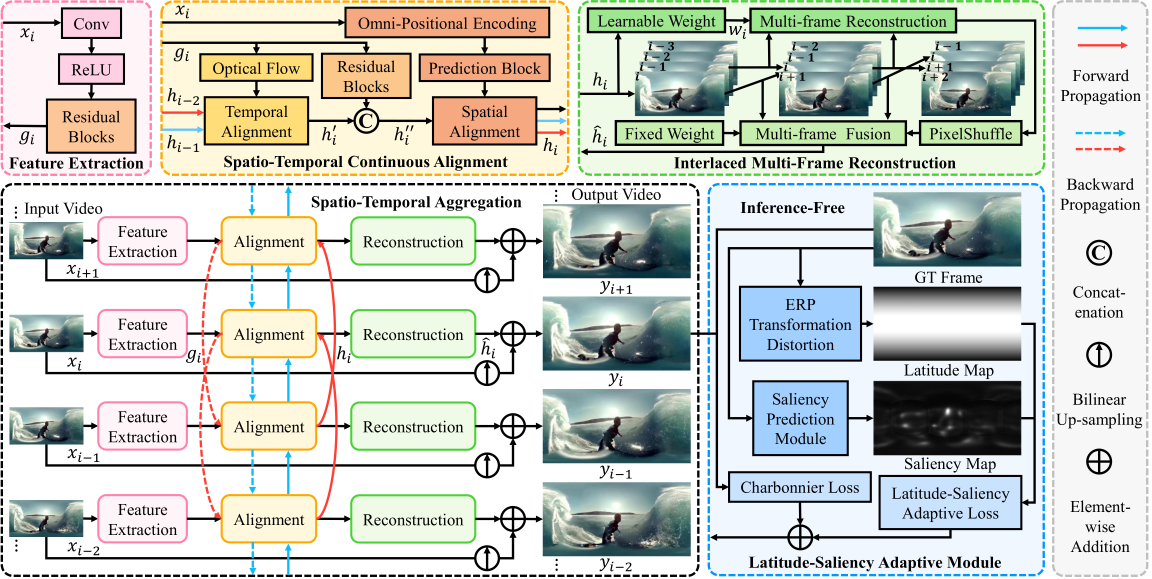
#> input picture assets/framework.png, 4607 x 2315 px (shown at 1/4 size)
$ python make_compare_video.py --lr-dir ../assets --sr-dir ../assets --out-dir out
#> lines starting #> are read from the running program, lines starting #| are printed output that depends on the picture
"""Build comparison frames: LR (bicubic-upscaled) | SR, side by side.

Writes side-by-side PNGs to an output dir; ffmpeg then muxes them into mp4.
"""
import argparse
import os
from glob import glob

import cv2
import numpy as np


def label(img, text):
    cv2.rectangle(img, (0, 0), (10 + 22 * len(text), 60), (0, 0, 0), -1)
    cv2.putText(img, text, (10, 42), cv2.FONT_HERSHEY_SIMPLEX, 1.3,
                (255, 255, 255), 3, cv2.LINE_AA)
    return img


def main():
    ap = argparse.ArgumentParser()
    ap.add_argument('--lr-dir', required=True)
    ap.add_argument('--sr-dir', required=True)
    ap.add_argument('--out-dir', required=True)
    args = ap.parse_args()
    os.makedirs(args.out_dir, exist_ok=True)

    sr_files = sorted(glob(os.path.join(args.sr_dir, '*.png')))
    n = 0
    for sr_path in sr_files:
        name = os.path.basename(sr_path)
        lr_path = os.path.join(args.lr_dir, name)
        if not os.path.exists(lr_path):
            continue
        sr = cv2.imread(sr_path)
#> sr is the input picture: shape (2315, 4607, 3); mean B, G, R 197.7, 204.7, 201.3
        lr = cv2.imread(lr_path)
        h, w = sr.shape[:2]
#> h = 2315; w = 4607
        lr_up = cv2.resize(lr, (w, h), interpolation=cv2.INTER_CUBIC)
        lr_up = label(lr_up.copy(), 'LR (bicubic x4)')
        sr_l = label(sr.copy(), 'STDAN x4')
        # thin white divider
        div = np.full((h, 6, 3), 255, np.uint8)
        combo = np.hstack([lr_up, div, sr_l])
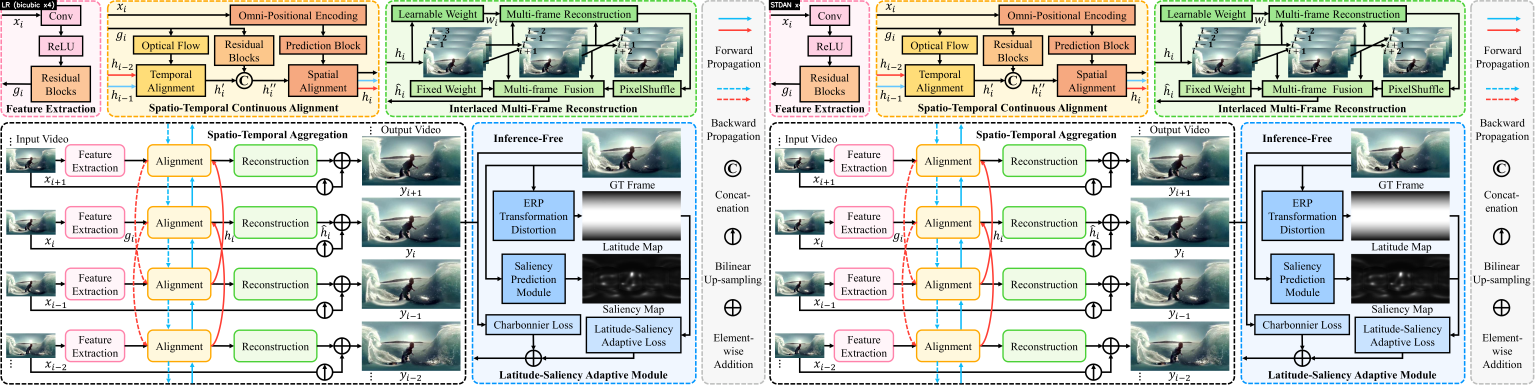
#> combo: shape (2315, 9220, 3) (shown at 1/6 size); mean of channels 0, 1, 2 197.5, 204.5, 201; drawn as B, G, R
        cv2.imwrite(os.path.join(args.out_dir, name), combo)
        n += 1
    print(f'wrote {n} side-by-side frames to {args.out_dir}')


if __name__ == '__main__':
    main()
